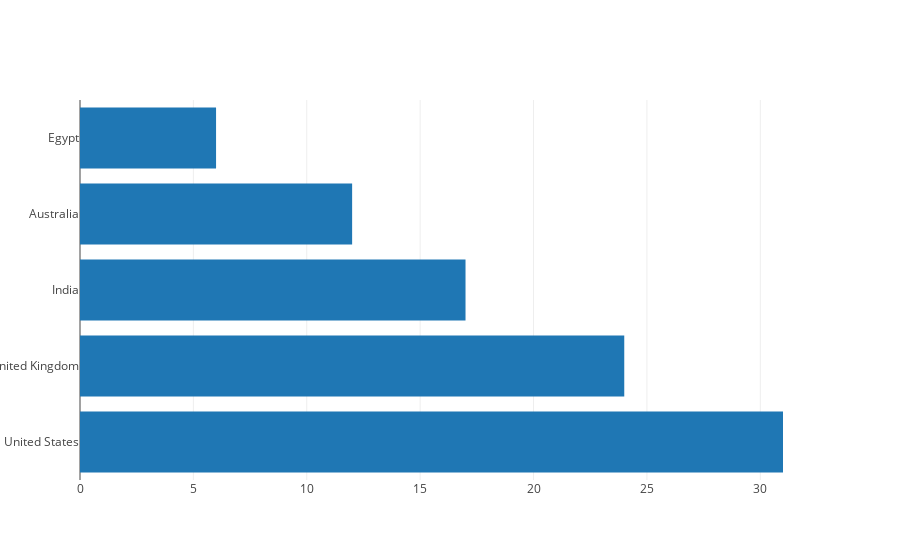

Notebook code for this chart:
### Markdown cell above
### Países com maior incidencia de autismo no dataset

### Code cell
# Filtrando dataframe apenas para crianças autistas
df_aut = df.query('ClassASD == "YES"')

#Armazenando a quantidade em ordem crescente do número de autistas por paises.
contry = df_aut['contry_of_res'].value_counts().sort_values(ascending = False)

# COnstruindo o gráfico
data2 = [go.Bar(x = contry[:5],
                y = contry.index[:5],
                orientation = 'h')]

py.iplot(data2)

### Figure 1 — Plotly figure (JSON) as saved in the notebook; plotly's stock layout.template omitted (floating-point values rounded to 4 significant figures)
{"data": [{"orientation": "h", "type": "bar", "uid": "3bf56cb2-d9a6-4efc-8b23-89b720b5d082", "x": [31, 24, 17, 12, 6], "y": ["United States", "United Kingdom", "India", "Australia", "Egypt"]}], "layout": {}}
